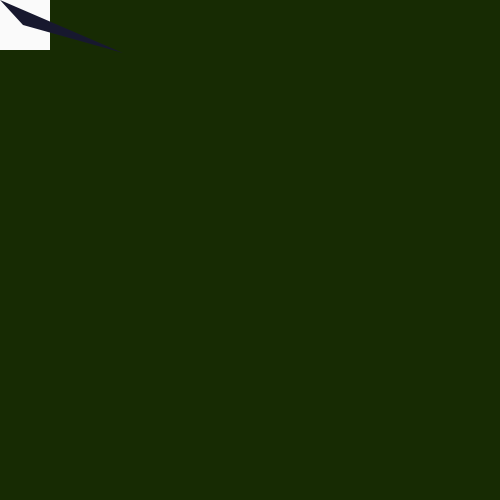
Frame 1 (no input)
Frame 60 (the mouse pressed at the canvas centre just before this capture): identical to frame 1, image omitted
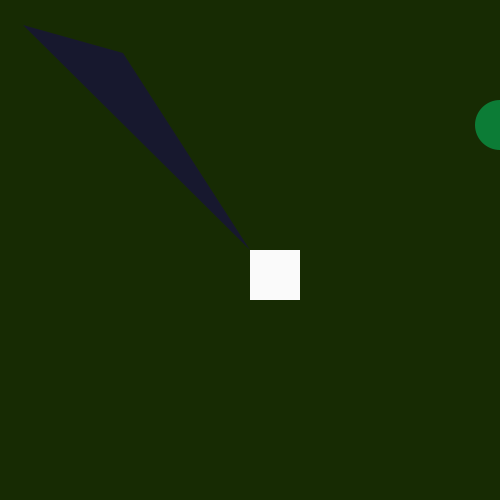
Frame 120 (the mouse held since frame 60 and released just before this capture)

The Processing sketch that drew these frames (run headless with seeded random() and noise(); from frame 60 on, the mouse is pressed at the canvas centre):

// Processing sketch: ex_23_2
// ── ex_23_2.pde

void setup(){
  size(500,500);
  fill(15,23,54);
  noStroke();
  frameRate(10);
}

void draw(){
  
background(23,43,3);
fill(12,124,54);

ellipse(mouseX*2,mouseY/2,50,50);
fill(250);
rect (mouseY, mouseX,50,50);
fill(23,24,46);
triangle(mouseX,mouseY,23,25,123,53);

}
